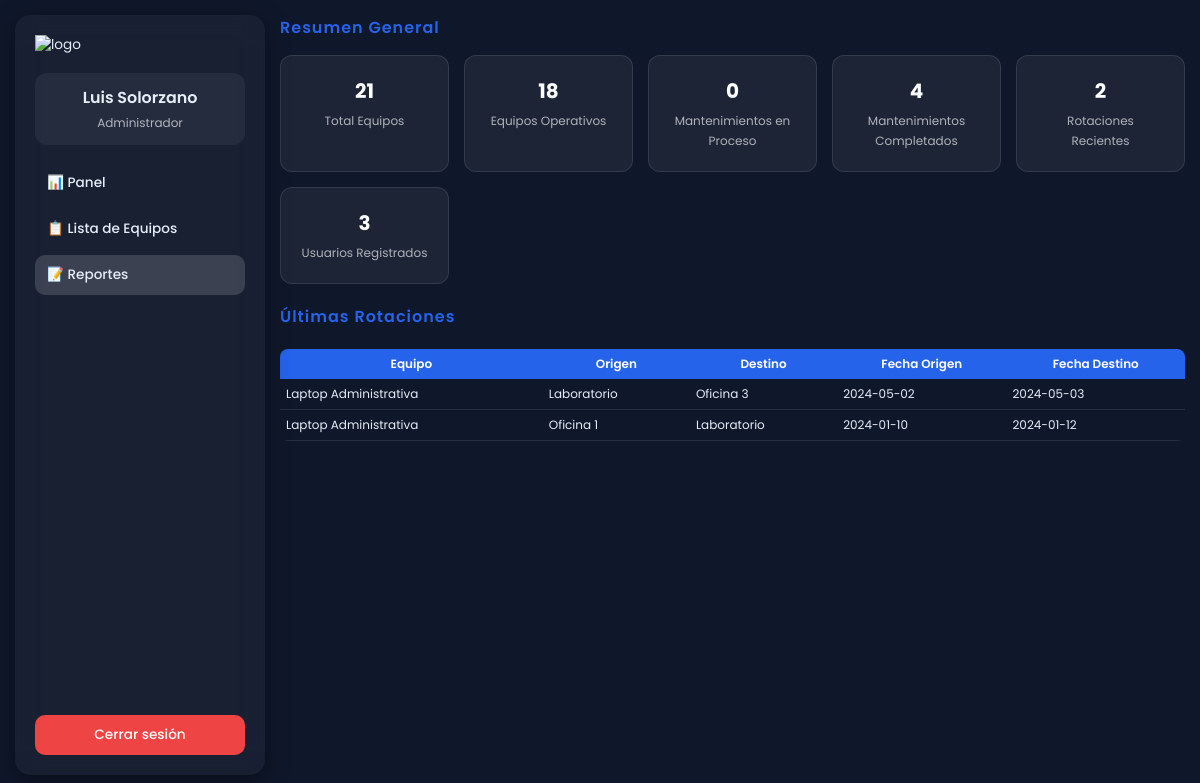
The app's page /reportes.php (signed in) with its own data.
### tables this page shows
CREATE TABLE `rotaciones` (
  `id_rotacion` int(11) NOT NULL,
  `id_equipo` int(11) NOT NULL,
  `origen` varchar(150) NOT NULL,
  `destino` varchar(150) NOT NULL,
  `motivo` varchar(255) DEFAULT NULL,
  `fecha_origen` date DEFAULT NULL,
  `fecha_destino` date NOT NULL,
  `responsable` varchar(150) DEFAULT NULL,
  `fecha_registro` datetime NOT NULL DEFAULT current_timestamp()
);

CREATE TABLE `equipos` (
  `id_equipo` int(11) NOT NULL,
  `codigo_patrimonial` varchar(50) DEFAULT NULL,
  `nombre_equipo` varchar(150) NOT NULL,
  `categoria` varchar(50) NOT NULL,
  `marca` varchar(100) DEFAULT NULL,
  `modelo` varchar(100) DEFAULT NULL,
  `numero_serie` varchar(100) DEFAULT NULL,
  `estado` enum('Operativo','En Reparación','Dado de Baja') DEFAULT 'Operativo',
  `ubicacion` varchar(150) DEFAULT NULL,
  `fecha_registro` timestamp NOT NULL DEFAULT current_timestamp(),
  `ultimo_mantenimiento` date DEFAULT NULL
);

### reportes.php (the view, shortened to what this page needs)
<?php
require_once "conexion.php";
$total_equipos = $conn->query("SELECT COUNT(*) AS total FROM equipos")->fetch_assoc()['total'];
$equipos_operativos = $conn->query("SELECT COUNT(*) AS total FROM equipos WHERE estado='Operativo'")->fetch_assoc()['total'];
$mant_en_proceso = $conn->query("SELECT COUNT(*) AS total FROM mantenimientos WHERE estado='En Proceso'")->fetch_assoc()['total'];
$mant_completados = $conn->query("SELECT COUNT(*) AS total FROM mantenimientos WHERE estado='Completado'")->fetch_assoc()['total'];
$rotaciones = $conn->query("SELECT r.*, e.nombre_equipo FROM rotaciones r
                            INNER JOIN equipos e ON r.id_equipo=e.id_equipo
                            ORDER BY r.fecha_destino DESC LIMIT 5");
$total_usuarios = $conn->query("SELECT COUNT(*) AS total FROM usuarios")->fetch_assoc()['total'];
?>
<!DOCTYPE html>
<html lang="es">
<head>
</head>
<body>
<div class="sidebar">
  <div class="logo-box"><img src="img/logo.png" alt="logo"></div>
  <div class="user-box"><h3><?= htmlspecialchars($_SESSION['nombre']) ?></h3><span><?= htmlspecialchars(ucfirst($_SESSION['rol'])) ?></span></div>
  <div class="nav">
    <a href="panel.php">📊 Panel</a>
    <a href="lista_equipos.php">📋 Lista de Equipos</a>
    <a href="reportes.php" class="active">📝 Reportes</a>
  </div>
  <a class="logout-btn" href="logout.php">Cerrar sesión</a>
</div>
<div class="content">
  <h2 class="section-title">Resumen General</h2>
  <div class="kpi-cards">
    <div class="card">
      <h3><?= $total_equipos ?></h3>
      <span>Total Equipos</span>
    </div>
    <div class="card">
      <h3><?= $equipos_operativos ?></h3>
      <span>Equipos Operativos</span>
    </div>
    <div class="card">
      <h3><?= $mant_en_proceso ?></h3>
      <span>Mantenimientos en Proceso</span>
    </div>
    <div class="card">
      <h3><?= $mant_completados ?></h3>
      <span>Mantenimientos Completados</span>
    </div>
    <div class="card">
      <h3><?= $rotaciones->num_rows ?></h3>
      <span>Rotaciones Recientes</span>
    </div>
    <div class="card">
      <h3><?= $total_usuarios ?></h3>
      <span>Usuarios Registrados</span>
    </div>
  </div>
  <h2 class="section-title">Últimas Rotaciones</h2>
  <div class="table-section">
    <table>
      <tr><th>Equipo</th><th>Origen</th><th>Destino</th><th>Fecha Origen</th><th>Fecha Destino</th></tr>
      <?php while($r=$rotaciones->fetch_assoc()): ?>
      <tr>
        <td><?= $r['nombre_equipo'] ?></td>
        <td><?= $r['origen'] ?></td>
        <td><?= $r['destino'] ?></td>
        <td><?= $r['fecha_origen'] ?></td>
        <td><?= $r['fecha_destino'] ?></td>
      </tr>
      <?php endwhile; ?>
    </table>
  </div>
</div>
</body>
</html>

### reportes.php (style rules this page uses)
:root { --bg:#0f172a; --glass: rgba(255,255,255,0.06); --accent:#e6eef8; --muted:rgba(255,255,255,0.65); --primary:#2563eb; --success:#16a34a; --warn:#f59e0b; --danger:#ef4444; }
* { box-sizing:border-box;margin:0;padding:0 }
body { font-family:'Poppins',sans-serif;background:var(--bg);color:var(--accent);display:flex;min-height:100vh;padding:15px;font-size:0.85rem; }
.sidebar { width:250px;background:rgba(255,255,255,0.04);backdrop-filter:blur(14px);border-radius:15px;padding:20px;display:flex;flex-direction:column;gap:18px;position:sticky;top:10px;height:95vh;box-shadow:0 6px 25px rgba(0,0,0,0.4); }
.logo-box img { width:100px }
.user-box { background:rgba(255,255,255,0.06);padding:12px;border-radius:12px;text-align:center; }
.user-box h3 { margin-bottom:3px;font-weight:600 }
.user-box span { color:var(--muted);font-size:0.75rem }
.nav { display:flex;flex-direction:column;gap:6px }
.nav a { padding:10px 12px;border-radius:10px;text-decoration:none;color:var(--accent);font-weight:500;transition:0.3s; }
.nav .active { background:rgba(255,255,255,0.15) }
.logout-btn { margin-top:auto;padding:10px;background:var(--danger);border-radius:10px;text-align:center;text-decoration:none;color:white;font-weight:500;transition:0.3s; }
.content { flex:1;margin-left:15px;padding-bottom:30px }
.kpi-cards { display:grid;grid-template-columns:repeat(auto-fit,minmax(150px,1fr));gap:15px;margin-bottom:20px }
.card { background:var(--glass);padding:20px;border-radius:12px;border:1px solid rgba(255,255,255,0.1);text-align:center;transition:0.25s; }
.card h3 { font-size:1.25rem;margin-bottom:5px;color:white; }
.card span { font-size:0.75rem;color:var(--muted); }
.table-section { margin-top:20px; }
table { width:100%;border-collapse:collapse;font-size:0.75rem;border-radius:8px;overflow:hidden;margin-top:10px; }
th,td { padding:6px;border-bottom:1px solid rgba(255,255,255,0.1); }
th { background:var(--primary);color:#fff;font-weight:600;border-bottom:none; }
.section-title { font-size:1rem;font-weight:600;margin-bottom:15px;color:var(--primary);letter-spacing:1px; }

### records on screen
rotaciones: id_equipo.nombre_equipo "Laptop Administrativa", origen "Laboratorio", destino "Oficina 3", fecha_origen "2024-05-02", fecha_destino "2024-05-03"
rotaciones: id_equipo.nombre_equipo "Laptop Administrativa", origen "Oficina 1", destino "Laboratorio", fecha_origen "2024-01-10", fecha_destino "2024-01-12"

### other values on screen
$_SESSION['nombre'] "Luis Solorzano"
$_SESSION['rol'] "Administrador"
$total_equipos "21"
$equipos_operativos "18"
$mant_en_proceso "0"
$mant_completados "4"
$rotaciones->num_rows "2"
$total_usuarios "3"
